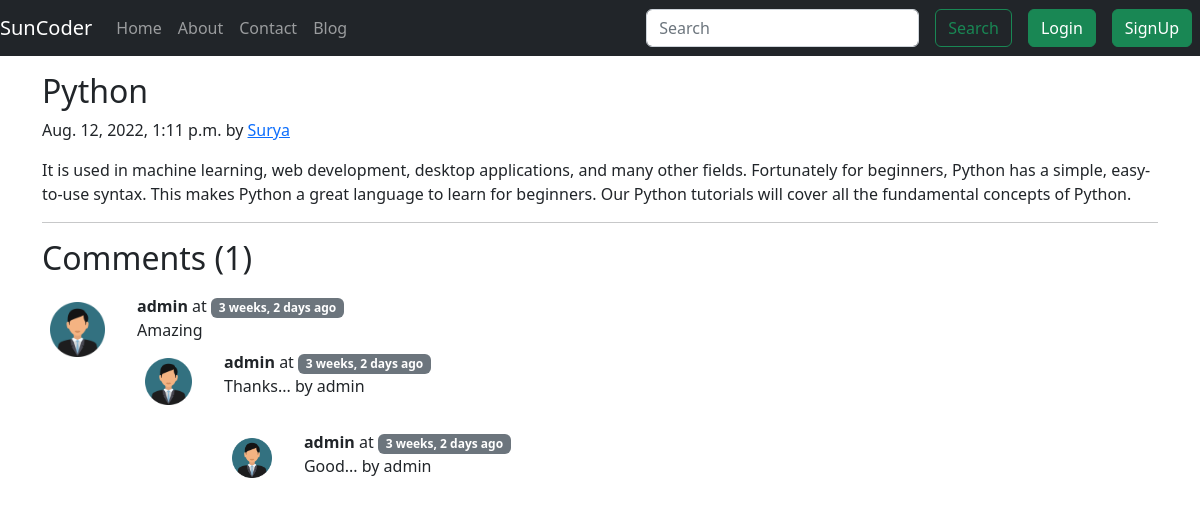
/blog/Python for Beginners, run on the app's committed database.
### blog/models.py (models this page shows, shortened)
class Post(models.Model):
    sno=models.AutoField(primary_key=True)
    title=models.CharField(max_length=255)
    author=models.CharField(max_length=14)
    slug=models.CharField(max_length=130)
    content=models.TextField()
    timeStamp=models.DateTimeField(auto_now_add=True, blank=True)

class Comment(models.Model):
    sno= models.AutoField(primary_key=True)
    Comment=models.TextField()
    user=models.ForeignKey(User, on_delete=models.CASCADE)
    post=models.ForeignKey(Post, on_delete=models.CASCADE)
    parent=models.ForeignKey('self',on_delete=models.CASCADE, null=True )
    timestamp= models.DateTimeField(default=now)
    def __str__(self):
        return self.Comment[0:13] + "..." + " by " + " " + self.user.username

### blog/views.py (the view)
# urls.py: path('<str:slug>', views.blogPost, name="blogPost"),
def blogPost(request, slug):
    post=Post.objects.filter(slug=slug).first()
    comments = Comment.objects.filter(post=post, parent=None)
    replies= Comment.objects.filter(post=post).exclude(parent=None)
    replyDict={}
    for reply in replies:
        if reply.parent.sno not in replyDict.keys():
            replyDict[reply.parent.sno]=[reply]
        else:
            replyDict[reply.parent.sno].append(reply)
    context={'post':post, 'comments': comments, 'user': request.user, 'replyDict': replyDict}
    return render(request,'blog/blogpost.html', context)

### blog/templatetags/pull_extras.py (called while the page is built)
@register.filter(name='get_val')
def get_val(dict, key):
    return dict.get(key)

### templates/blog/blogpost.html (shortened to what this page needs)
{% extends 'base.html' %}
{% block body %}
{% load humanize %}
{% load pull_extras %}
<div class="container my-3">
  <h2 class="blog-post-title">{{post.title}}</h2>
  <p class="blog-post-meta">{{post.timeStamp}} by <a href="/about">{{post.author}}</a></p>
  <p>{{post.content}}</p>
  <hr>
</div>
<div class="container">
  <h2>Comments ({{comments.count}})</h2>
</div>
<div class="container">
  {% for comment in comments %}
  <div class="row my-3">
    <div class="col-md-1  ">
      <img class="rounded mx-auto d-block w-100 p-2" src="/static/img/user.png" alt="user">
    </div>
    <div class="col-md-11 ">
      <b> {{comment.user.username}} </b> at <span class="badge bg-secondary">{{comment.timestamp|naturaltime}}</span>
      <div> {{comment.Comment}} </div>
      <div class="reply mx-0">
        <div class="replies  my-2 ">
          {% for reply in replyDict|get_val:comment.sno %}
          <div class="row my-2">
            <div class="col-md-1  ">
              <img class="rounded mx-auto d-block w-100 p-2" src="/static/img/user.png" alt="user">
            </div>
            <div class="col-md-11 ">
              <div class="col-md-11">
                <b> {{reply.user.username}} </b> at <span
                  class="badge bg-secondary">{{reply.timestamp|naturaltime}}</span>
                <div> {{reply}} </div>
                <div class="reply mx-0">
              <br>
            </div>
          </div>
          {% endfor %}
        </div>
      </div>
    </div>
  </div>
  {% endfor %}
</div>
{% endblock body %}

### data on the page
Post: title "Python", timeStamp "Aug. 12, 2022, 1:11 p.m.", author "Surya", content "It is used in machine learning, web development, desktop applications, and many other fields. Fortunately for beginners, Python has a simple, easy-to-use syntax. This makes Python a great language to learn for beginners. Our Python tutorials will cover all the fundamental concepts of Python."
Comment: user.username "admin", timestamp "3 weeks, 2 days ago", Comment "Amazing"
Comment: user.username "admin", timestamp "3 weeks, 2 days ago", Comment+user "Thanks... by admin"
Comment: user.username "admin", timestamp "3 weeks, 2 days ago", Comment+user "Good... by admin"

### other printed values
{{ comments.count }} "1"
